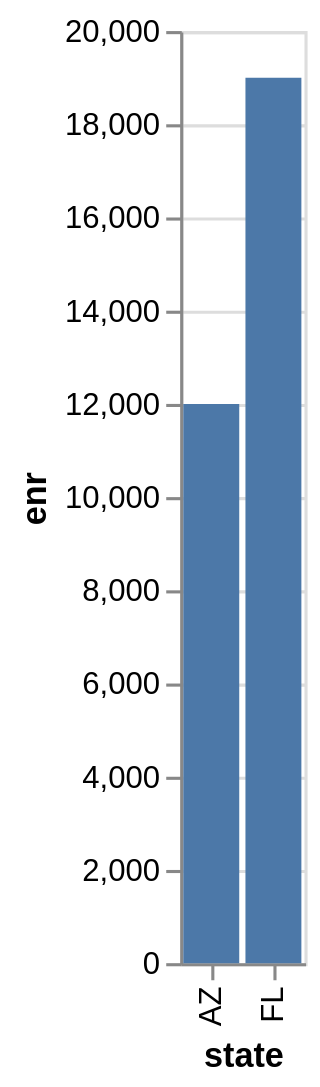

Write a Vega-Lite specification for this figure.
### Vega-Lite specification from a JSON file in a GitHub repository (floating-point values rounded to 4 significant figures)
{"data": {"values": [{"x_data": "AZ", "y_data": 12000}, {"x_data": "FL", "y_data": 19000}]}, "mark": "bar", "encoding": {"x": {"field": "x_data", "type": "nominal", "title": "state", "sort": "ascending"}, "y": {"field": "y_data", "type": "quantitative", "title": "enr"}}}
